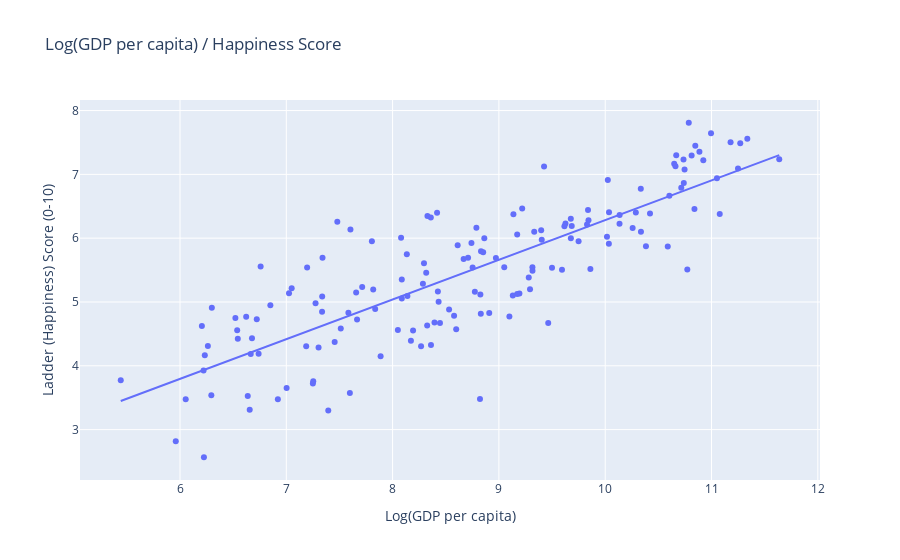

Here is the notebook cell this chart was saved with:
### Markdown cell above
Correlations of Happiness Score against Log(GPD per capita)

### Code cell
#Prepare Happiness Score against Log(GDP per capita) without Country Population Weighting
happiness_score_2020_test = np.array(df_main_renewed['happiness_score'])
gdp_2020_log_test = np.array(df_main_renewed['gdp_2020_log'])
population_2020_mean_test = np.array(df_main_renewed['population_2020_mean'])
df_country_weight_test = df_country_weight['country_weight']

fig = df_main_renewed.plot.scatter(x="gdp_2020_log", y="happiness_score", trendline="ols", hover_data = "country", title="Log(GDP per capita) / Happiness Score").update_layout(xaxis_title="Log(GDP per capita)", yaxis_title="Ladder (Happiness) Score (0-10)")
fig.update_xaxes(showgrid=True, zeroline=True)
fig.update_yaxes(showgrid=True, zeroline=True)

fig.show()

### Figure 1 — Plotly figure (JSON) as saved in the notebook; plotly's stock layout.template omitted (floating-point values rounded to 4 significant figures; data arrays with more than 128 entries replaced by an {"elided": "..."} marker saying what was removed)
{"data": [{"customdata": {"elided": "153x1 str values"}, "hovertemplate": "gdp_2020_log=%{x}<br>happiness_score=%{y}<br>country=%{customdata[0]}<extra></extra>", "legendgroup": "", "marker": {"color": "#636efa", "symbol": "circle"}, "mode": "markers", "name": "", "orientation": "v", "showlegend": false, "type": "scatter", "x": {"elided": "153 float values"}, "xaxis": "x", "y": {"elided": "153 float values"}, "yaxis": "y"}, {"hovertemplate": "<b>OLS trendline</b><br>happiness_score = 0.622121 * gdp_2020_log + 0.0614243<br>R<sup>2</sup>=0.681872<br><br>gdp_2020_log=%{x}<br>happiness_score=%{y} <b>(trend)</b><extra></extra>", "legendgroup": "", "marker": {"color": "#636efa", "symbol": "circle"}, "mode": "lines", "name": "", "showlegend": false, "type": "scatter", "x": {"elided": "153 float values"}, "xaxis": "x", "y": {"elided": "153 float values"}, "yaxis": "y"}], "layout": {"legend": {"tracegroupgap": 0}, "title": {"text": "Log(GDP per capita) / Happiness Score"}, "xaxis": {"anchor": "y", "domain": [0, 1], "showgrid": true, "title": {"text": "Log(GDP per capita)"}, "zeroline": true}, "yaxis": {"anchor": "x", "domain": [0, 1], "showgrid": true, "title": {"text": "Ladder (Happiness) Score (0-10)"}, "zeroline": true}}}
